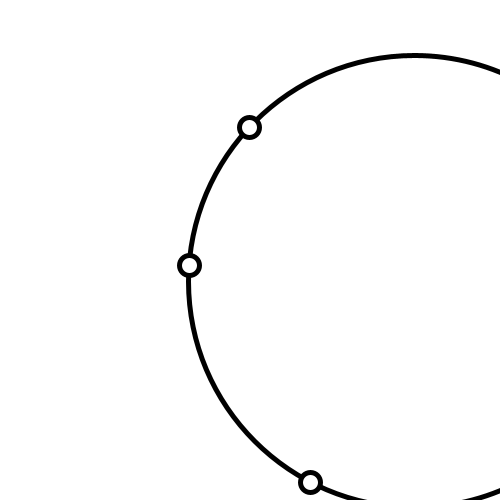
Frame 1 (no input)
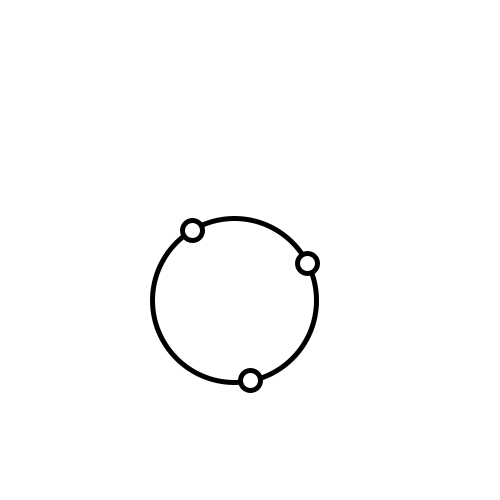
Frame 60 (the mouse pressed at the canvas centre just before this capture)
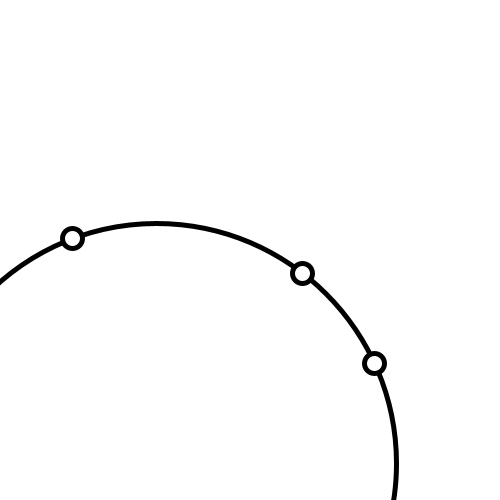
Frame 120 (the mouse held since frame 60 and released just before this capture)

The Processing sketch that drew these frames (run headless with seeded random() and noise(); from frame 60 on, the mouse is pressed at the canvas centre):

// Processing sketch: Circle_passing_throuch_3_points
// ── Circle_passing_throuch_3_points.pde
PVector[] ps = new PVector[3];

void setup(){
  size(500, 500);
  strokeWeight(5);
}

float[] solve(PVector[] v){
  float[][] A = new float[3][4];
  for(int i = 0; i < 3; i++){
    A[i][0] = v[i].x;
    A[i][1] = v[i].y;
    A[i][2] = 1;
    A[i][3] = -(v[i].x*v[i].x + v[i].y*v[i].y);
  }
  return simultaSolve(A);
}

void draw(){
  background(255);
  float angle = float(frameCount)/60;
  ps[0] = PVector.fromAngle(angle).mult(width/4).add(width/4, height/4);
  ps[1] = PVector.fromAngle(angle+TWO_PI/3).mult(width/4).add(width/4*3, height/4*3);
  ps[2] = PVector.fromAngle(angle+TWO_PI/3*2).mult(width/4).add(width/2, height/4*3);
  float[] solved = solve(ps);
  println(solved);
  float x = -solved[0]/2;
  float y = -solved[1]/2;
  float r = PVector.dist(ps[0], new PVector(x, y));
  ellipse(x, y, r*2, r*2);
  ellipse(ps[0].x, ps[0].y, 20, 20);
  ellipse(ps[1].x, ps[1].y, 20, 20);
  ellipse(ps[2].x, ps[2].y, 20, 20);
}

float[] simultaSolve(float[][] a){
  float t = 0;
  for(int k = 0; k < a.length; k++){
    for(int i = k + 1; i < a.length; i++){
      t = a[i][k] / a[k][k];
      for(int j = k + 1; j <=a.length; j++){
        a[i][j] -= a[k][j] * t;
      }
    }
  }
  
  for(int i = a.length-1; i >= 0; i--){
    t = a[i][a.length];
    for(int j = i + 1; j < a.length; j++) t -= a[i][j] * a[j][a.length];
    a[i][a.length] = t / a[i][i];
  }
  float[] result = new float[a.length];
  for(int k = 0; k < a.length; k++){
    result[k] = a[k][a.length];
  }
  return result;
}

// ── Better_Solution.pde
//based on this site https://www.geeksforgeeks.org/equation-of-circle-when-three-points-on-the-circle-are-given/#:~:text=Equation%20of%20circle%20in%20general,and%20r%20is%20the%20radius.&text=Radius%20%3D%201-,The%20equation%20of%20the%20circle,2%20%2B%20y2%20%3D%201.
PVector circle3p(PVector a, PVector b, PVector c){//circle passing through 3 point
  float x12 = a.x - b.x;
  float x13 = a.x - c.x;
  
  float y12 = a.y - b.y;
  float y13 = a.y - c.y;
  
  float y31 = c.y - a.y;
  float y21 = b.y - a.y;
  
  float x31 = c.x - a.x;
  float x21 = b.x - a.x;
  
  float sx13 = a.x*a.x - c.x*c.x;
  float sy13 = a.y*a.y - c.y*c.y;
  float sx21 = b.x*b.x - a.x*a.x;
  float sy21 = b.y*b.y - a.y*a.y;
  
  float f = (sx13*x12 + sy13 * x12 + sx21 * x13 + sy21 * x13) 
            / (2 * (y31 * x12 - y21 * x13)); 
  float g = (sx13 * y12 + sy13 * y12 + sx21 * y13 + sy21 * y13) 
          / (2 * (x31 * y12 - x21 * y13)); 

  float ct = -a.x*a.x - a.y*a.y - 2 * g * a.x - 2 * f * a.y; 

  // eqn of circle be x^2 + y^2 + 2*g*x + 2*f*y + c = 0 
  // where centre is (h = -g, k = -f) and radius r 
  // as r^2 = h^2 + k^2 - c 
  float h = -g; 
  float k = -f; 
  float sqr_of_r = h * h + k * k - ct; 

  // r is the radius 
  float r = sqrt(sqr_of_r); 
  
  return new PVector(h, k, r);//use z as r
}

//It's must be better, but it did not work.
//based on this site https://stackoverflow.com/questions/52990094/calculate-circle-given-3-points-code-explanation
//PVector circle3p(PVector a, PVector b, PVector c){//circle passing through 3 point
//  float m1 = (b.y - a.y)/(b.x - a.x);
//  float m2 = (c.y - b.y)/(c.x - b.x);
//  m1 = -1/m1;//instead of m3
//  m2 = -1/m2;//instead of m4
  
//  float c3 = (b.x+b.x + b.y*b.y - a.x*a.x - a.y*a.y)/(2*(b.y-a.y));
//  float c4 = (c.x+c.x + c.y*c.y - b.x*b.x - b.y*b.y)/(2*(c.y-b.y));
//  float cx = (c4 - c3)/(m1 - m2);
//  float cy = (m1*c4 - m2*c3)/(m1 - m2);
//  return new PVector(cx, cy);
//}
